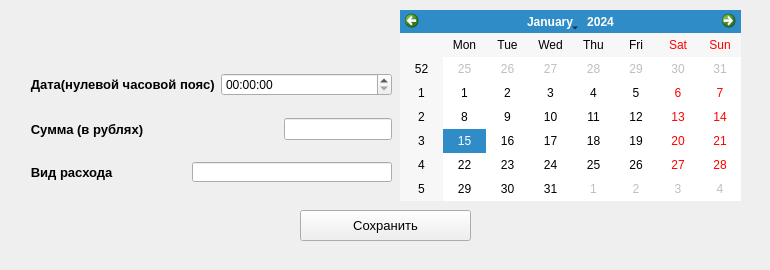
<?xml version="1.0" encoding="UTF-8"?>
<ui version="4.0">
 <class>AddExpenseButtonSave</class>
 <widget class="QWidget" name="AddExpenseButtonSave">
  <property name="geometry">
   <rect>
    <x>0</x>
    <y>0</y>
    <width>770</width>
    <height>270</height>
   </rect>
  </property>
  <property name="sizePolicy">
   <sizepolicy hsizetype="Fixed" vsizetype="Fixed">
    <horstretch>0</horstretch>
    <verstretch>0</verstretch>
   </sizepolicy>
  </property>
  <property name="minimumSize">
   <size>
    <width>770</width>
    <height>270</height>
   </size>
  </property>
  <property name="maximumSize">
   <size>
    <width>770</width>
    <height>270</height>
   </size>
  </property>
  <property name="windowTitle">
   <string>Изменение расхода</string>
  </property>
  <widget class="QPushButton" name="EditExpenseButtonSave_2">
   <property name="geometry">
    <rect>
     <x>300</x>
     <y>210</y>
     <width>171</width>
     <height>31</height>
    </rect>
   </property>
   <property name="sizePolicy">
    <sizepolicy hsizetype="Preferred" vsizetype="Preferred">
     <horstretch>0</horstretch>
     <verstretch>0</verstretch>
    </sizepolicy>
   </property>
   <property name="minimumSize">
    <size>
     <width>0</width>
     <height>0</height>
    </size>
   </property>
   <property name="maximumSize">
    <size>
     <width>16777215</width>
     <height>16777215</height>
    </size>
   </property>
   <property name="font">
    <font>
     <pointsize>10</pointsize>
    </font>
   </property>
   <property name="text">
    <string>Сохранить</string>
   </property>
  </widget>
  <widget class="QWidget" name="layoutWidget">
   <property name="geometry">
    <rect>
     <x>20</x>
     <y>10</y>
     <width>372</width>
     <height>191</height>
    </rect>
   </property>
   <layout class="QVBoxLayout" name="verticalLayout">
    <item>
     <widget class="QLabel" name="labelEditErrorExpense">
      <property name="sizePolicy">
       <sizepolicy hsizetype="Fixed" vsizetype="Fixed">
        <horstretch>0</horstretch>
        <verstretch>0</verstretch>
       </sizepolicy>
      </property>
      <property name="minimumSize">
       <size>
        <width>370</width>
        <height>25</height>
       </size>
      </property>
      <property name="maximumSize">
       <size>
        <width>370</width>
        <height>25</height>
       </size>
      </property>
      <property name="font">
       <font>
        <pointsize>12</pointsize>
        <weight>75</weight>
        <bold>true</bold>
        <stylestrategy>NoAntialias</stylestrategy>
       </font>
      </property>
      <property name="text">
       <string/>
      </property>
      <property name="alignment">
       <set>Qt::AlignCenter</set>
      </property>
     </widget>
    </item>
    <item>
     <layout class="QHBoxLayout" name="horizontalLayout">
      <item>
       <widget class="QLabel" name="label">
        <property name="font">
         <font>
          <pointsize>10</pointsize>
          <weight>75</weight>
          <italic>false</italic>
          <bold>true</bold>
          <underline>false</underline>
         </font>
        </property>
        <property name="text">
         <string>   Дата(нулевой часовой пояс)</string>
        </property>
       </widget>
      </item>
      <item>
       <widget class="QTimeEdit" name="timeEdit"/>
      </item>
     </layout>
    </item>
    <item>
     <layout class="QHBoxLayout" name="horizontalLayout_2">
      <item>
       <widget class="QLabel" name="label_2">
        <property name="font">
         <font>
          <pointsize>10</pointsize>
          <weight>75</weight>
          <bold>true</bold>
         </font>
        </property>
        <property name="text">
         <string>   Сумма (в рублях)</string>
        </property>
       </widget>
      </item>
      <item>
       <widget class="QLineEdit" name="lineEdit">
        <property name="sizePolicy">
         <sizepolicy hsizetype="Fixed" vsizetype="Fixed">
          <horstretch>0</horstretch>
          <verstretch>0</verstretch>
         </sizepolicy>
        </property>
       </widget>
      </item>
     </layout>
    </item>
    <item>
     <layout class="QHBoxLayout" name="horizontalLayout_3">
      <item>
       <widget class="QLabel" name="label_3">
        <property name="font">
         <font>
          <pointsize>10</pointsize>
          <weight>75</weight>
          <bold>true</bold>
         </font>
        </property>
        <property name="text">
         <string>   Вид расхода</string>
        </property>
       </widget>
      </item>
      <item>
       <widget class="QLineEdit" name="lineEdit_2">
        <property name="sizePolicy">
         <sizepolicy hsizetype="Fixed" vsizetype="Fixed">
          <horstretch>0</horstretch>
          <verstretch>0</verstretch>
         </sizepolicy>
        </property>
        <property name="minimumSize">
         <size>
          <width>200</width>
          <height>20</height>
         </size>
        </property>
        <property name="maximumSize">
         <size>
          <width>200</width>
          <height>20</height>
         </size>
        </property>
       </widget>
      </item>
     </layout>
    </item>
   </layout>
  </widget>
  <widget class="QCalendarWidget" name="calendarWidget">
   <property name="geometry">
    <rect>
     <x>400</x>
     <y>10</y>
     <width>341</width>
     <height>191</height>
    </rect>
   </property>
  </widget>
 </widget>
 <resources/>
 <connections/>
</ui>
